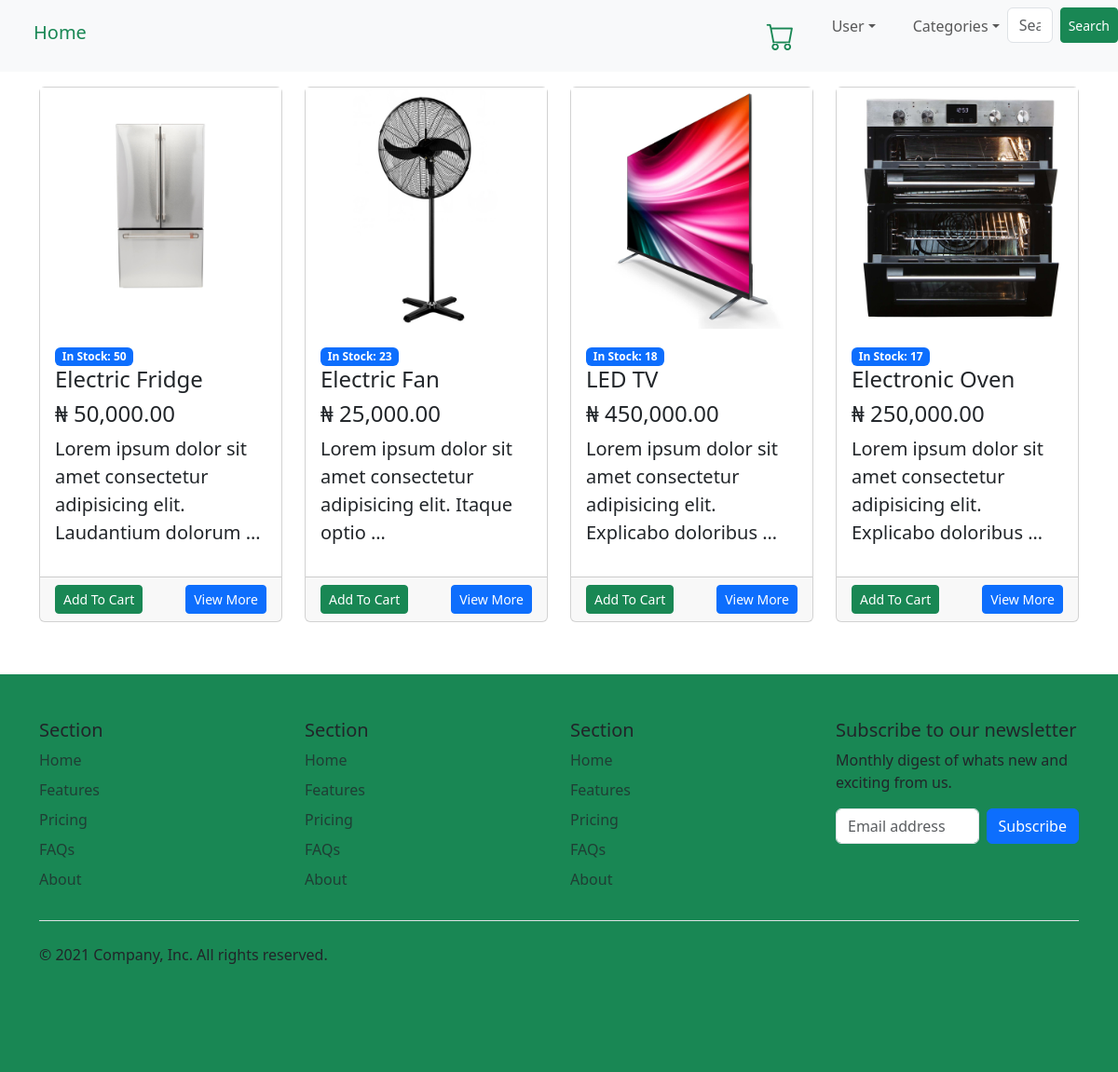
The app's page /category/2/ with its own data.
### stores/models.py (models this page shows, shortened)
class Products(models.Model):
    category = models.ForeignKey(Category, on_delete=models.CASCADE)
    title = models.CharField(max_length=50)
    text = models.TextField()
    price = models.DecimalField(max_digits=9, decimal_places=2)
    image = models.ImageField( upload_to= 'slider')
    created_at = models.DateTimeField(auto_now_add= True)
    stock = models.PositiveIntegerField()

### stores/views.py (the view)
# urls.py: path('category/<str:id>/', views.category, name='category'),
def category(request, id):
    category = Products.objects.all().filter(category = id)
    context = {
        'category': category
    }
    return render(request, 'stores/category.html', context)

### stores/context_proccessors.py (called while the page is built)
def categoryss(request):
    category = Category.objects.all()
    context = {
       'categorys': category
    }
    return context

### templates/stores/category.html (shortened to what this page needs)
{% extends "base.html" %}
{% load humanize %}
{% block contents %}
    <div class="container">
        <div class="row">
            {% if category %}
                {% for product in category %}
                    <div class="col-md-3">
                        <div class="card my-2">
                            <img src="{{product.image.url}}" alt="" class="img-fluid">
                            <div class="card-body">
                                <span class="badge bg-primary">In Stock: {{product.stock}}</span>
                                <h4>{{product.title}}</h4>
                                <h4> &#8358; {{product.price |intcomma}} </h4>
                                <p class="lead">{{product.text |truncatewords:10}}</p>
                            </div>
                            <div class="card-footer d-flex justify-content-between">
                                <a href="{% url 'add_to_cart' product.id %}"><button class="btn btn-success btn-sm">Add To Cart</button></a>
                                <a href="{% url 'store' product.id%}"><button class="btn btn-sm btn-primary">View More</button></a>
                            </div>
                        </div>
                    </div>
                {% endfor %}
            {% endif %}
        </div>
    </div>
{% endblock contents %}

### records on screen
Products: image (picture), stock "50", title "Electric Fridge", price "50,000.00", text "Lorem ipsum dolor sit amet consectetur adipisicing elit. Laudantium dolorum …"
Products: image (picture), stock "23", title "Electric Fan", price "25,000.00", text "Lorem ipsum dolor sit amet consectetur adipisicing elit. Itaque optio …"
Products: image (picture), stock "18", title "LED TV", price "450,000.00", text "Lorem ipsum dolor sit amet consectetur adipisicing elit. Explicabo doloribus …"
Products: image (picture), stock "17", title "Electronic Oven", price "250,000.00", text "Lorem ipsum dolor sit amet consectetur adipisicing elit. Explicabo doloribus …"
